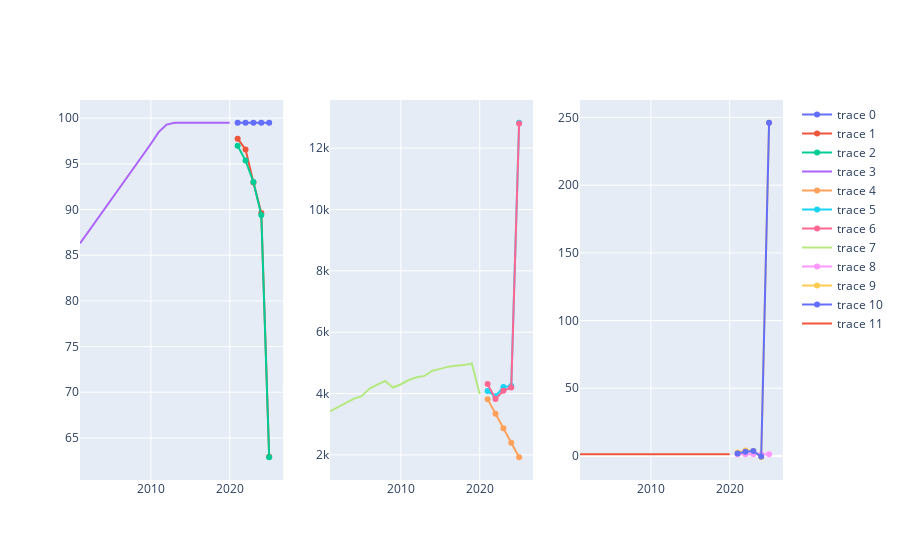

The code cell stored with this chart in its notebook:
### Code cell
my_fig = create_timeline(Y_ts_true, Y_ts_pred, Y_ts_new, Y_ts_past)
my_fig.show()

### Figure 1 — Plotly figure (JSON) as saved in the notebook; plotly's stock layout.template omitted (floating-point values rounded to 4 significant figures)
{"data": [{"type": "scatter", "x": [2021, 2022, 2023, 2024, 2025], "xaxis": "x", "y": [99.5, 99.5, 99.5, 99.5, 99.5], "yaxis": "y"}, {"type": "scatter", "x": [2021, 2022, 2023, 2024, 2025], "xaxis": "x", "y": [97.76, 96.58, 92.97, 89.62, 62.94], "yaxis": "y"}, {"type": "scatter", "x": [2021, 2022, 2023, 2024, 2025], "xaxis": "x", "y": [96.98, 95.36, 93.01, 89.39, 62.89], "yaxis": "y"}, {"type": "scatter", "x": [2001, 2002, 2003, 2004, 2005, 2006, 2007, 2008, 2009, 2010, 2011, 2012, 2013, 2014, 2015, 2016, 2017, 2018, 2019, 2020], "xaxis": "x", "y": [86.3, 87.5, 88.7, 89.9, 91.1, 92.3, 93.5, 94.7, 96, 97.2, 98.5, 99.3, 99.5, 99.5, 99.5, 99.5, 99.5, 99.5, 99.5, 99.5], "yaxis": "y"}, {"type": "scatter", "x": [2021, 2022, 2023, 2024, 2025], "xaxis": "x2", "y": [3818.0, 3345.0, 2871.0, 2397.0, 1924.0], "yaxis": "y2"}, {"type": "scatter", "x": [2021, 2022, 2023, 2024, 2025], "xaxis": "x2", "y": [4085.0, 3912.0, 4210.0, 4248.0, 12830.0], "yaxis": "y2"}, {"type": "scatter", "x": [2021, 2022, 2023, 2024, 2025], "xaxis": "x2", "y": [4308.0, 3820.0, 4091.0, 4201.0, 12810.0], "yaxis": "y2"}, {"type": "scatter", "x": [2001, 2002, 2003, 2004, 2005, 2006, 2007, 2008, 2009, 2010, 2011, 2012, 2013, 2014, 2015, 2016, 2017, 2018, 2019, 2020], "xaxis": "x2", "y": [3417.0, 3553.0, 3677.0, 3825.0, 3916.0, 4157.0, 4291.0, 4408.0, 4197.0, 4304.0, 4442.0, 4531.0, 4576.0, 4744.0, 4805.0, 4878.0, 4910.0, 4927.0, 4983.0, 3988.0], "yaxis": "y2"}, {"type": "scatter", "x": [2021, 2022, 2023, 2024, 2025], "xaxis": "x3", "y": [1.26, 1.26, 1.26, 1.26, 1.26], "yaxis": "y3"}, {"type": "scatter", "x": [2021, 2022, 2023, 2024, 2025], "xaxis": "x3", "y": [2.496, 4.001, 3.695, -0.9517, 246.1], "yaxis": "y3"}, {"type": "scatter", "x": [2021, 2022, 2023, 2024, 2025], "xaxis": "x3", "y": [1.831, 3.196, 3.695, -0.4708, 246.1], "yaxis": "y3"}, {"type": "scatter", "x": [2001, 2002, 2003, 2004, 2005, 2006, 2007, 2008, 2009, 2010, 2011, 2012, 2013, 2014, 2015, 2016, 2017, 2018, 2019, 2020], "xaxis": "x3", "y": [1.26, 1.26, 1.26, 1.26, 1.26, 1.26, 1.26, 1.26, 1.26, 1.26, 1.26, 1.26, 1.26, 1.26, 1.26, 1.26, 1.26, 1.26, 1.26, 1.26], "yaxis": "y3"}], "layout": {"xaxis": {"anchor": "y", "domain": [0, 0.2889]}, "xaxis2": {"anchor": "y2", "domain": [0.3556, 0.6444]}, "xaxis3": {"anchor": "y3", "domain": [0.7111, 1]}, "yaxis": {"anchor": "x", "domain": [0, 1]}, "yaxis2": {"anchor": "x2", "domain": [0, 1]}, "yaxis3": {"anchor": "x3", "domain": [0, 1]}}}
